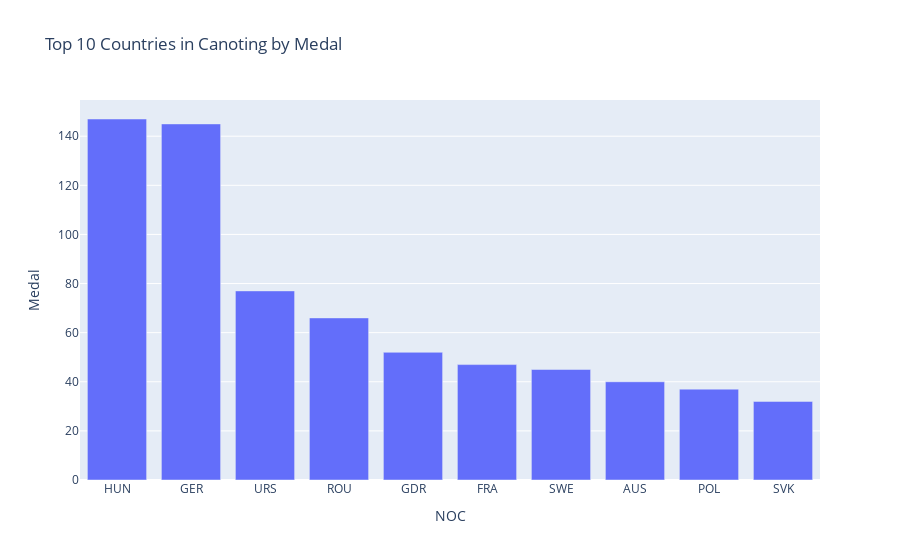

Notebook code for this chart:
### Markdown cell above
<h3>All countries Canoeing</h3>

### Code cell
medal_count = os_data_canoeing.groupby("NOC")["Medal"].count().reset_index()

top_10_athletics = medal_count.sort_values(by="Medal", ascending=False).head(10)

fig = px.bar(top_10_athletics, x="NOC",y="Medal",title="Top 10 Countries in Canoting by Medal")
fig.show()

### Figure 1 — Plotly figure (JSON) as saved in the notebook; plotly's stock layout.template omitted (floating-point values rounded to 4 significant figures)
{"data": [{"alignmentgroup": "True", "hovertemplate": "NOC=%{x}<br>Medal=%{y}<extra></extra>", "legendgroup": "", "marker": {"color": "#636efa", "pattern": {"shape": ""}}, "name": "", "offsetgroup": "", "orientation": "v", "showlegend": false, "textposition": "auto", "type": "bar", "x": ["HUN", "GER", "URS", "ROU", "GDR", "FRA", "SWE", "AUS", "POL", "SVK"], "xaxis": "x", "y": [147, 145, 77, 66, 52, 47, 45, 40, 37, 32], "yaxis": "y"}], "layout": {"barmode": "relative", "legend": {"tracegroupgap": 0}, "title": {"text": "Top 10 Countries in Canoting by Medal"}, "xaxis": {"anchor": "y", "domain": [0, 1], "title": {"text": "NOC"}}, "yaxis": {"anchor": "x", "domain": [0, 1], "title": {"text": "Medal"}}}}
